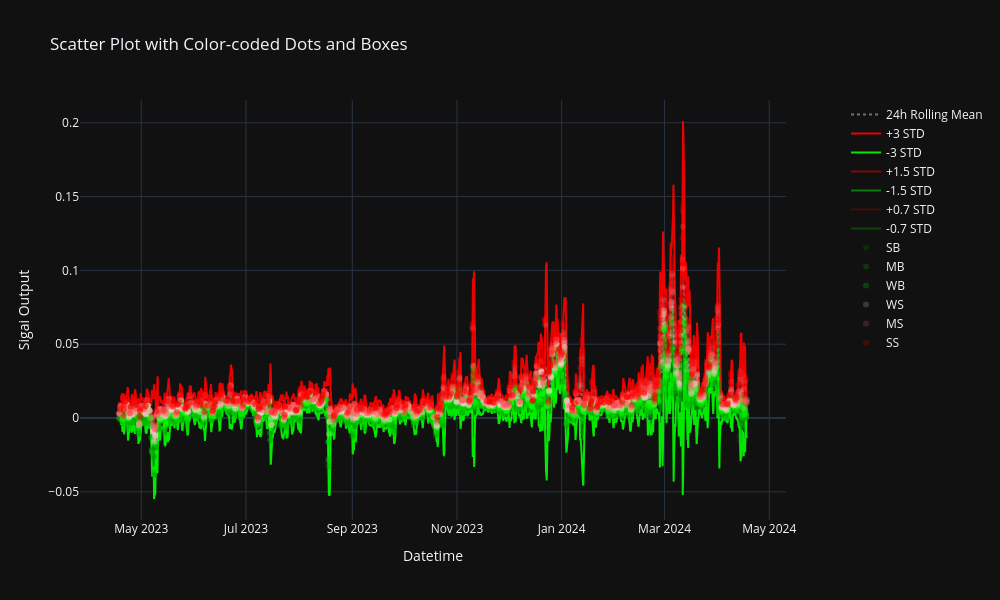

Notebook source saved alongside this figure:
### Code cell
# Set figure layout
fig.update_layout(title="Scatter Plot with Color-coded Dots and Boxes",
                  xaxis_title="Datetime",
                  yaxis_title="Sigai Output",  width=1000, height=600)

# Show figure
fig.show()
